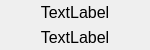
<?xml version="1.0" encoding="UTF-8"?>
<ui version="4.0">
 <class>Clock</class>
 <widget class="QWidget" name="Clock">
  <property name="geometry">
   <rect>
    <x>0</x>
    <y>0</y>
    <width>150</width>
    <height>50</height>
   </rect>
  </property>
  <property name="windowTitle">
   <string>Clock</string>
  </property>
  <widget class="QLabel" name="lb_time">
   <property name="geometry">
    <rect>
     <x>0</x>
     <y>0</y>
     <width>150</width>
     <height>25</height>
    </rect>
   </property>
   <property name="sizePolicy">
    <sizepolicy hsizetype="Expanding" vsizetype="Preferred">
     <horstretch>0</horstretch>
     <verstretch>0</verstretch>
    </sizepolicy>
   </property>
   <property name="font">
    <font>
     <pointsize>12</pointsize>
    </font>
   </property>
   <property name="layoutDirection">
    <enum>Qt::LeftToRight</enum>
   </property>
   <property name="text">
    <string>TextLabel</string>
   </property>
   <property name="alignment">
    <set>Qt::AlignCenter</set>
   </property>
  </widget>
  <widget class="QLabel" name="lb_date">
   <property name="geometry">
    <rect>
     <x>0</x>
     <y>25</y>
     <width>150</width>
     <height>25</height>
    </rect>
   </property>
   <property name="sizePolicy">
    <sizepolicy hsizetype="Expanding" vsizetype="Preferred">
     <horstretch>0</horstretch>
     <verstretch>0</verstretch>
    </sizepolicy>
   </property>
   <property name="font">
    <font>
     <pointsize>12</pointsize>
    </font>
   </property>
   <property name="text">
    <string>TextLabel</string>
   </property>
   <property name="alignment">
    <set>Qt::AlignCenter</set>
   </property>
  </widget>
 </widget>
 <layoutdefault spacing="6" margin="11"/>
 <resources/>
 <connections/>
</ui>
